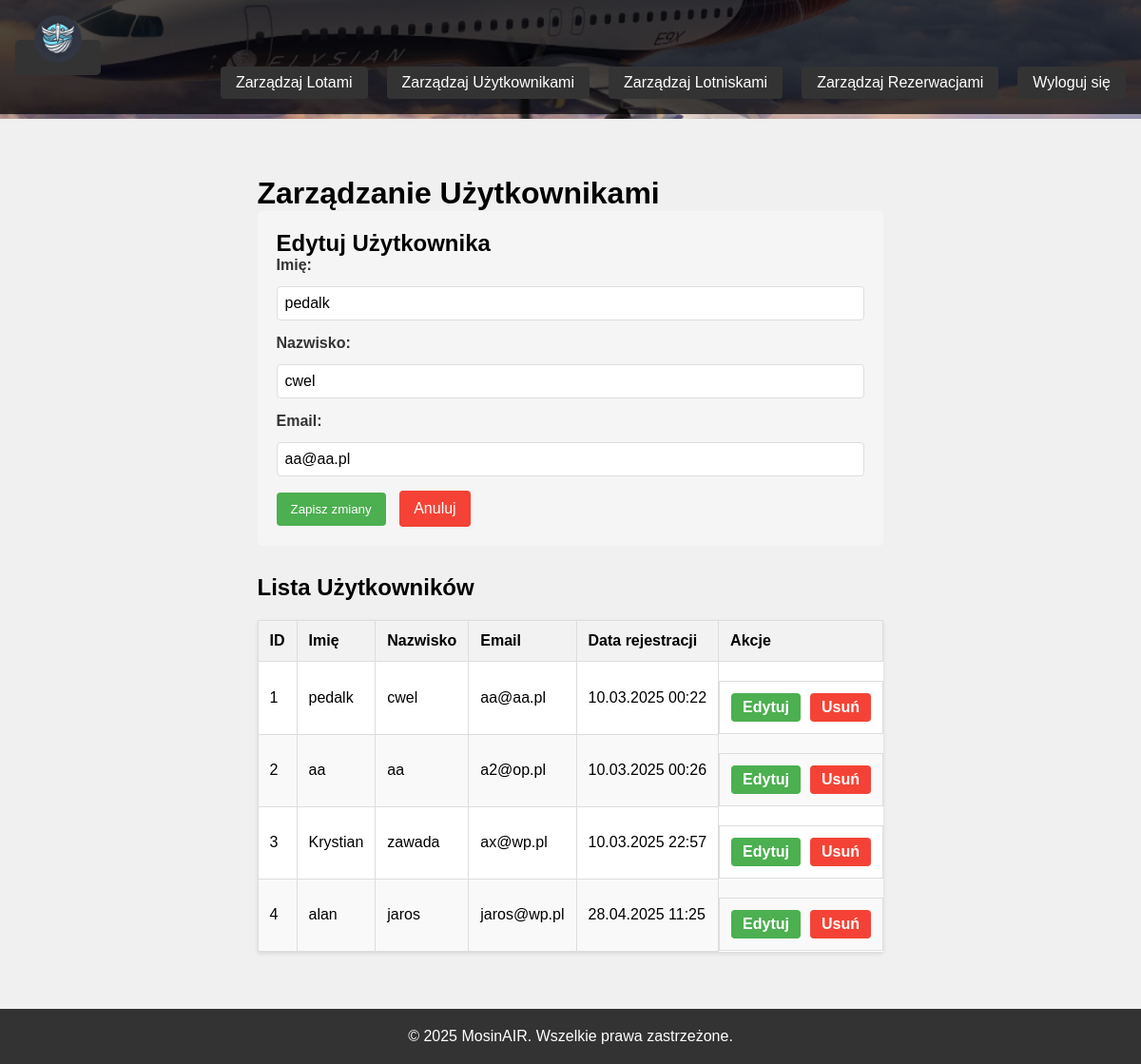
The app's page /strona/main/admin/zarzadzaj_uzytkownikami.php?edit_id=1 (signed in) with its own data.
### tables this page shows
CREATE TABLE `uzytkownicy` (
  `id` int(11) NOT NULL,
  `imie` varchar(50) NOT NULL,
  `nazwisko` varchar(50) NOT NULL,
  `email` varchar(100) NOT NULL,
  `haslo` varchar(255) NOT NULL,
  `data_rejestracji` timestamp NOT NULL DEFAULT current_timestamp()
);

### strona/main/admin/zarzadzaj_uzytkownikami.php (the view, shortened to what this page needs)
<?php
require_once '../../config.php';
$edit_user_data = null;
if (isset($_GET['edit_id']) && !empty($_GET['edit_id'])) {
    $edit_id = intval($_GET['edit_id']);
    try {
        $get_user = $db->prepare("SELECT * FROM uzytkownicy WHERE id = ?");
        $get_user->execute([$edit_id]);
        $edit_user_data = $get_user->fetch(PDO::FETCH_ASSOC);
    } catch (PDOException $e) {
        $_SESSION['error'] = "Błąd podczas pobierania danych użytkownika: " . $e->getMessage();
    }
}
try {
    $query = "SELECT * FROM uzytkownicy ORDER BY id";
    $stmt = $db->query($query);
    $users = $stmt->fetchAll(PDO::FETCH_ASSOC);
} catch (PDOException $e) {
    $_SESSION['error'] = "Błąd podczas pobierania listy użytkowników: " . $e->getMessage();
    $users = [];
}
?>
<!DOCTYPE html>
<html lang="pl">
<head>
    <link rel="stylesheet" href="../../dodatki/style.css">
    <link rel="stylesheet" href="admin.css">
</head>
<body>
    <header>
        <nav>
            <div class="logo">
                <a href="adminpage.php">
                    <img src="../../zdjecia/logo/logo_mosinair.jpeg" alt="MosinAIR Logo" width="50" height="50">
                </a>
            </div>
            <div class="nav-links">
                <a href="../admin/adminpage.php">Zarządzaj Lotami</a>
                <a href="zarzadzaj_uzytkownikami.php" class="active">Zarządzaj Użytkownikami</a>
                <a href="manage_airports.php">Zarządzaj Lotniskami</a>
                <a href="manage_reservations.php">Zarządzaj Rezerwacjami</a>
                <a href="../../index.php">Wyloguj się</a>
            </div>
        </nav>
    </header>
    <main>
        <div class="container">
            <h1>Zarządzanie Użytkownikami</h1>
            <?php if($edit_user_data): ?>
                <div class="edit-form">
                    <h2>Edytuj Użytkownika</h2>
                    <form method="post" action="">
                        <div class="form-group">
                            <label for="imie">Imię:</label>
                            <input type="text" id="imie" name="imie" value="<?php echo htmlspecialchars($edit_user_data['imie']); ?>" required>
                        </div>
                        <div class="form-group">
                            <label for="nazwisko">Nazwisko:</label>
                            <input type="text" id="nazwisko" name="nazwisko" value="<?php echo htmlspecialchars($edit_user_data['nazwisko']); ?>" required>
                        </div>
                        <div class="form-group">
                            <label for="email">Email:</label>
                            <input type="email" id="email" name="email" value="<?php echo htmlspecialchars($edit_user_data['email']); ?>" required>
                        </div>
                        <button type="submit" name="edit_user" class="submit-btn">Zapisz zmiany</button>
                        <a href="zarzadzaj_uzytkownikami.php" class="cancel-btn">Anuluj</a>
                    </form>
                </div>
            <?php endif; ?>
            <h2>Lista Użytkowników</h2>
            <?php if(count($users) > 0): ?>
                <table class="user-table">
                    <thead>
                        <tr>
                            <th>ID</th>
                            <th>Imię</th>
                            <th>Nazwisko</th>
                            <th>Email</th>
                            <th>Data rejestracji</th>
                            <th>Akcje</th>
                        </tr>
                    </thead>
                    <tbody>
                        <?php foreach($users as $user): ?>
                            <tr>
                                <td><?php echo $user['id']; ?></td>
                                <td><?php echo htmlspecialchars($user['imie']); ?></td>
                                <td><?php echo htmlspecialchars($user['nazwisko']); ?></td>
                                <td><?php echo htmlspecialchars($user['email']); ?></td>
                                <td><?php echo isset($user['data_rejestracji']) ? date('d.m.Y H:i', strtotime($user['data_rejestracji'])) : 'Brak danych'; ?></td>
                                <td class="action-buttons">
                                    <a href="zarzadzaj_uzytkownikami.php?edit_id=<?php echo $user['id']; ?>" class="edit-btn">Edytuj</a>
                                    <a href="zarzadzaj_uzytkownikami.php?delete_id=<?php echo $user['id']; ?>" class="delete-btn" onclick="return confirm('Czy na pewno chcesz usunąć tego użytkownika? Ta operacja usunie również wszystkie jego rezerwacje.')">Usuń</a>
                                </td>
                            </tr>
                        <?php endforeach; ?>
                    </tbody>
                </table>
            <?php else: ?>
                <p>Brak użytkowników w bazie danych.</p>
            <?php endif; ?>
        </div>
    </main>
    <footer>
        <p>&copy; <?php echo date('Y'); ?> MosinAIR. Wszelkie prawa zastrzeżone.</p>
    </footer>
</body>
</html>

### strona/dodatki/style.css (style rules this page uses)
* { margin: 0; padding: 0; box-sizing: border-box; font-family: 'Arial', sans-serif; }
body { background-color: #f0f0f0; min-height: 100vh; display: flex; flex-direction: column; }
header { background-image: url('../zdjecia/samolot.jpg'); background-size: cover; background-position: center; background-repeat: no-repeat; height: 125px; width: 100%; position: relative; }
nav { background-color: rgba(0, 0, 0, 0.7); padding: 1rem; position: absolute; width: 100%; top: 0; }
.logo img { border-radius: 50%; transition: transform 0.3s ease; }
.nav-links { display: flex; gap: 20px; justify-content: right; }
nav a { color: #ffffff; text-decoration: none; padding: 10px 20px; border-radius: 5px; transition: background-color 0.3s ease; background-color: #333333; }
main { max-width: 1200px; margin: 40px auto; padding: 0 20px; flex: 1; }
footer { background-color: #333333; color: #ffffff; text-align: center; padding: 20px; margin-top: auto; }

### strona/main/admin/admin.css (style rules this page uses)
table { width: 100%; border-collapse: collapse; background: #fff; box-shadow: 0 2px 4px rgba(0,0,0,0.1); }
th, td { padding: 12px; text-align: left; border-bottom: 1px solid #ddd; }
th { background-color: #f8f9fa; font-weight: bold; }
.action-buttons { display: flex; gap: 10px; }
.admin-btn, .edit-btn, .delete-btn { padding: 8px 16px; border-radius: 4px; text-decoration: none; color: white; cursor: pointer; }
.edit-btn { background-color: #ffc107; }
.delete-btn { background-color: #dc3545; }
.nav-links a { color: #fff; text-decoration: none; padding: 8px 16px; border-radius: 4px; }
.form-group { display: flex; flex-direction: column; gap: 8px; }
.form-group label { color: #333; font-weight: 500; }
.form-group input { padding: 12px; border: 1px solid #ddd; border-radius: 4px; font-size: 16px; transition: border-color 0.3s; }
.action-buttons { display: flex; gap: 10px; margin-top: 20px; }
.cancel-btn { background-color: #dc3545; color: white; padding: 12px 24px; border: none; border-radius: 4px; cursor: pointer; font-size: 16px; transition: background-color 0.3s; }

### strona/main/admin/zarzadzaj_uzytkownikami.php (style rules this page uses)
.container { max-width: 1200px; margin: 0 auto; padding: 20px; }
.user-table { width: 100%; border-collapse: collapse; margin-top: 20px; }
.user-table th, .user-table td { border: 1px solid #ddd; padding: 12px; text-align: left; }
.user-table th { background-color: #f2f2f2; font-weight: bold; }
.user-table tr:nth-child(even) { background-color: #f9f9f9; }
.action-buttons { display: flex; gap: 10px; }
.edit-btn, .delete-btn { padding: 6px 12px; border: none; border-radius: 4px; cursor: pointer; text-decoration: none; color: white; font-weight: bold; }
.edit-btn { background-color: #4CAF50; }
.delete-btn { background-color: #f44336; }
.edit-form { background-color: #f5f5f5; padding: 20px; border-radius: 5px; margin-bottom: 30px; }
.form-group { margin-bottom: 15px; }
.form-group label { display: block; margin-bottom: 5px; font-weight: bold; }
.form-group input { width: 100%; padding: 8px; border: 1px solid #ddd; border-radius: 4px; }
.submit-btn { padding: 10px 15px; background-color: #4CAF50; color: white; border: none; border-radius: 4px; cursor: pointer; }
.cancel-btn { padding: 10px 15px; background-color: #f44336; color: white; border: none; border-radius: 4px; cursor: pointer; text-decoration: none; display: inline-block; margin-left: 10px; }

### records on screen
uzytkownicy: imie "pedalk", nazwisko "cwel", email "aa@aa.pl", id "1", data_rejestracji "10.03.2025 00:22"
uzytkownicy: id "2", imie "aa", nazwisko "aa", email "a2@op.pl", data_rejestracji "10.03.2025 00:26"
uzytkownicy: id "3", imie "Krystian", nazwisko "zawada", email "ax@wp.pl", data_rejestracji "10.03.2025 22:57"
uzytkownicy: id "4", imie "alan", nazwisko "jaros", email "jaros@wp.pl", data_rejestracji "28.04.2025 11:25"
